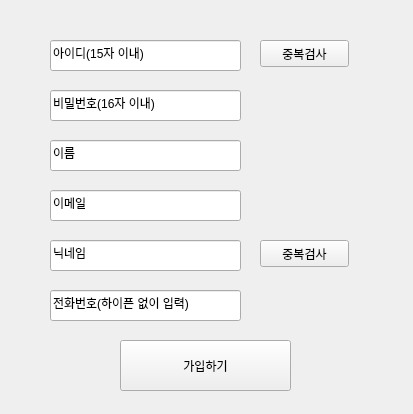
<?xml version="1.0" encoding="UTF-8"?>
<ui version="4.0">
 <class>Form</class>
 <widget class="QWidget" name="Form">
  <property name="geometry">
   <rect>
    <x>0</x>
    <y>0</y>
    <width>413</width>
    <height>414</height>
   </rect>
  </property>
  <property name="windowTitle">
   <string>Sign Up</string>
  </property>
  <widget class="QLineEdit" name="idLineEdit">
   <property name="geometry">
    <rect>
     <x>50</x>
     <y>40</y>
     <width>191</width>
     <height>31</height>
    </rect>
   </property>
   <property name="text">
    <string>아이디(15자 이내)</string>
   </property>
  </widget>
  <widget class="QLineEdit" name="pwLineEdit">
   <property name="geometry">
    <rect>
     <x>50</x>
     <y>90</y>
     <width>191</width>
     <height>31</height>
    </rect>
   </property>
   <property name="text">
    <string>비밀번호(16자 이내)</string>
   </property>
  </widget>
  <widget class="QPushButton" name="idCheckButton">
   <property name="geometry">
    <rect>
     <x>260</x>
     <y>40</y>
     <width>89</width>
     <height>27</height>
    </rect>
   </property>
   <property name="text">
    <string>중복검사</string>
   </property>
  </widget>
  <widget class="QLineEdit" name="nameLineEdit">
   <property name="geometry">
    <rect>
     <x>50</x>
     <y>140</y>
     <width>191</width>
     <height>31</height>
    </rect>
   </property>
   <property name="text">
    <string>이름</string>
   </property>
  </widget>
  <widget class="QLineEdit" name="emailLineEdit">
   <property name="geometry">
    <rect>
     <x>50</x>
     <y>190</y>
     <width>191</width>
     <height>31</height>
    </rect>
   </property>
   <property name="text">
    <string>이메일</string>
   </property>
  </widget>
  <widget class="QLineEdit" name="nickLineEdit">
   <property name="geometry">
    <rect>
     <x>50</x>
     <y>240</y>
     <width>191</width>
     <height>31</height>
    </rect>
   </property>
   <property name="text">
    <string>닉네임</string>
   </property>
  </widget>
  <widget class="QLineEdit" name="phoneLineEdit">
   <property name="geometry">
    <rect>
     <x>50</x>
     <y>290</y>
     <width>191</width>
     <height>31</height>
    </rect>
   </property>
   <property name="text">
    <string>전화번호(하이픈 없이 입력)</string>
   </property>
  </widget>
  <widget class="QPushButton" name="nickCheckButton">
   <property name="geometry">
    <rect>
     <x>260</x>
     <y>240</y>
     <width>89</width>
     <height>27</height>
    </rect>
   </property>
   <property name="text">
    <string>중복검사</string>
   </property>
  </widget>
  <widget class="QPushButton" name="pushButton">
   <property name="geometry">
    <rect>
     <x>120</x>
     <y>340</y>
     <width>171</width>
     <height>51</height>
    </rect>
   </property>
   <property name="text">
    <string>가입하기</string>
   </property>
  </widget>
 </widget>
 <resources/>
 <connections/>
</ui>
